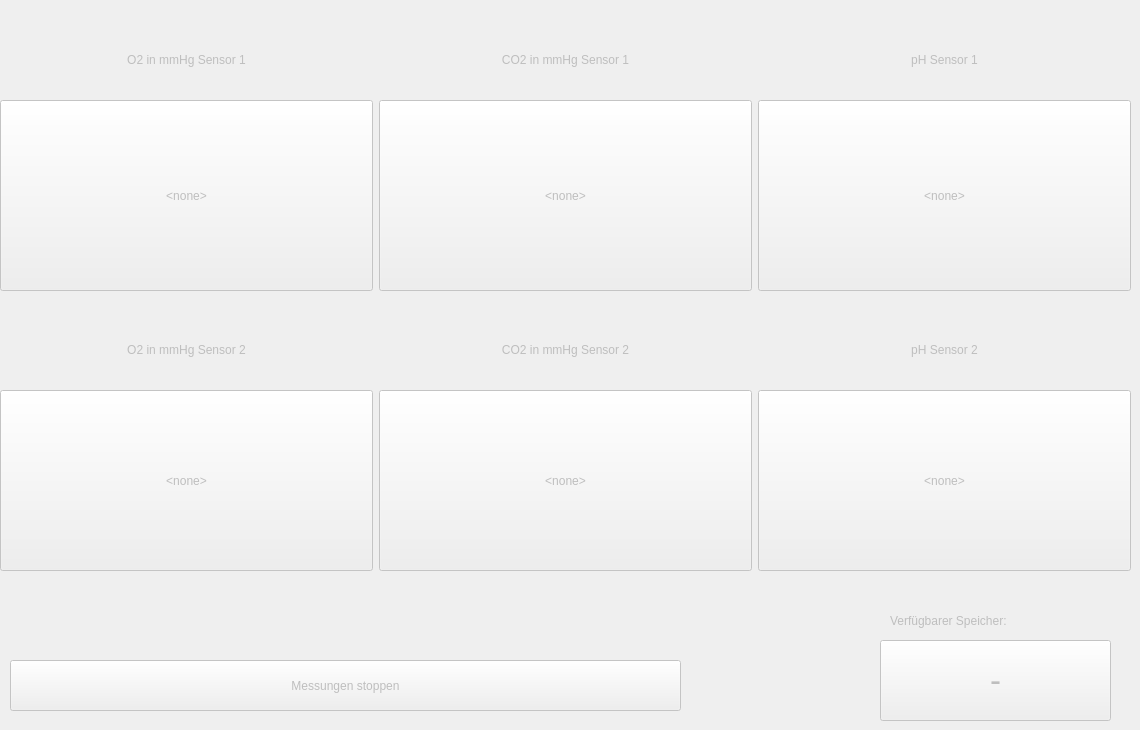
      <widget class="QWidget" name="general">
       <property name="enabled">
        <bool>false</bool>
       </property>
       <property name="minimumSize">
        <size>
         <width>0</width>
         <height>0</height>
        </size>
       </property>
       <property name="layoutDirection">
        <enum>Qt::LeftToRight</enum>
       </property>
       <property name="styleSheet">
        <string notr="true"/>
       </property>
       <attribute name="title">
        <string>Main</string>
       </attribute>
       <widget class="QPushButton" name="stopMeassurementButton">
        <property name="geometry">
         <rect>
          <x>10</x>
          <y>660</y>
          <width>671</width>
          <height>51</height>
         </rect>
        </property>
        <property name="text">
         <string>Messungen stoppen</string>
        </property>
       </widget>
       <widget class="QWidget" name="horizontalLayoutWidget">
        <property name="geometry">
         <rect>
          <x>0</x>
          <y>100</y>
          <width>1131</width>
          <height>191</height>
         </rect>
        </property>
        <layout class="QHBoxLayout" name="horizontalLayout">
         <item>
          <widget class="QPushButton" name="pCO2DisplayButton">
           <property name="sizePolicy">
            <sizepolicy hsizetype="Minimum" vsizetype="Preferred">
             <horstretch>0</horstretch>
             <verstretch>0</verstretch>
            </sizepolicy>
           </property>
           <property name="styleSheet">
            <string notr="true"/>
           </property>
           <property name="text">
            <string>&lt;none&gt;</string>
           </property>
          </widget>
         </item>
         <item>
          <widget class="QPushButton" name="pO2DisplayButton">
           <property name="sizePolicy">
            <sizepolicy hsizetype="Minimum" vsizetype="Preferred">
             <horstretch>0</horstretch>
             <verstretch>0</verstretch>
            </sizepolicy>
           </property>
           <property name="styleSheet">
            <string notr="true">.QWidget {
background-color : transparent
 }</string>
           </property>
           <property name="text">
            <string>&lt;none&gt;</string>
           </property>
          </widget>
         </item>
         <item>
          <widget class="QPushButton" name="pHDisplayButton">
           <property name="sizePolicy">
            <sizepolicy hsizetype="Minimum" vsizetype="Preferred">
             <horstretch>0</horstretch>
             <verstretch>0</verstretch>
            </sizepolicy>
           </property>
           <property name="styleSheet">
            <string notr="true"/>
           </property>
           <property name="text">
            <string>&lt;none&gt;</string>
           </property>
          </widget>
         </item>
        </layout>
       </widget>
       <widget class="QWidget" name="horizontalLayoutWidget_2">
        <property name="geometry">
         <rect>
          <x>0</x>
          <y>20</y>
          <width>1131</width>
          <height>80</height>
         </rect>
        </property>
        <layout class="QHBoxLayout" name="horizontalLayout_2">
         <item>
          <widget class="QLabel" name="label">
           <property name="text">
            <string>O2 in mmHg Sensor 1</string>
           </property>
           <property name="alignment">
            <set>Qt::AlignCenter</set>
           </property>
          </widget>
         </item>
         <item>
          <widget class="QLabel" name="label_2">
           <property name="text">
            <string>CO2 in mmHg Sensor 1</string>
           </property>
           <property name="alignment">
            <set>Qt::AlignCenter</set>
           </property>
          </widget>
         </item>
         <item>
          <widget class="QLabel" name="label_4">
           <property name="text">
            <string>pH Sensor 1</string>
           </property>
           <property name="alignment">
            <set>Qt::AlignCenter</set>
           </property>
          </widget>
         </item>
        </layout>
       </widget>
       <widget class="QWidget" name="horizontalLayoutWidget_3">
        <property name="geometry">
         <rect>
          <x>0</x>
          <y>310</y>
          <width>1131</width>
          <height>80</height>
         </rect>
        </property>
        <layout class="QHBoxLayout" name="horizontalLayout_3">
         <item>
          <widget class="QLabel" name="label_10">
           <property name="text">
            <string>O2 in mmHg Sensor 2</string>
           </property>
           <property name="alignment">
            <set>Qt::AlignCenter</set>
           </property>
          </widget>
         </item>
         <item>
          <widget class="QLabel" name="label_11">
           <property name="text">
            <string>CO2 in mmHg Sensor 2</string>
           </property>
           <property name="alignment">
            <set>Qt::AlignCenter</set>
           </property>
          </widget>
         </item>
         <item>
          <widget class="QLabel" name="label_12">
           <property name="text">
            <string>pH Sensor 2</string>
           </property>
           <property name="alignment">
            <set>Qt::AlignCenter</set>
           </property>
          </widget>
         </item>
        </layout>
       </widget>
       <widget class="QWidget" name="horizontalLayoutWidget_4">
        <property name="geometry">
         <rect>
          <x>0</x>
          <y>390</y>
          <width>1131</width>
          <height>181</height>
         </rect>
        </property>
        <layout class="QHBoxLayout" name="horizontalLayout_4">
         <item>
          <widget class="QPushButton" name="pHDisplayButton_2">
           <property name="sizePolicy">
            <sizepolicy hsizetype="Minimum" vsizetype="Preferred">
             <horstretch>0</horstretch>
             <verstretch>0</verstretch>
            </sizepolicy>
           </property>
           <property name="styleSheet">
            <string notr="true"/>
           </property>
           <property name="text">
            <string>&lt;none&gt;</string>
           </property>
          </widget>
         </item>
         <item>
          <widget class="QPushButton" name="pCO2DisplayButton_2">
           <property name="sizePolicy">
            <sizepolicy hsizetype="Minimum" vsizetype="Preferred">
             <horstretch>0</horstretch>
             <verstretch>0</verstretch>
            </sizepolicy>
           </property>
           <property name="styleSheet">
            <string notr="true"/>
           </property>
           <property name="text">
            <string>&lt;none&gt;</string>
           </property>
          </widget>
         </item>
         <item>
          <widget class="QPushButton" name="pO2DisplayButton_2">
           <property name="sizePolicy">
            <sizepolicy hsizetype="Minimum" vsizetype="Preferred">
             <horstretch>0</horstretch>
             <verstretch>0</verstretch>
            </sizepolicy>
           </property>
           <property name="styleSheet">
            <string notr="true"/>
           </property>
           <property name="text">
            <string>&lt;none&gt;</string>
           </property>
          </widget>
         </item>
        </layout>
       </widget>
       <widget class="QLabel" name="label_23">
        <property name="geometry">
         <rect>
          <x>890</x>
          <y>600</y>
          <width>201</width>
          <height>41</height>
         </rect>
        </property>
        <property name="text">
         <string>Verfügbarer Speicher:</string>
        </property>
       </widget>
       <widget class="QPushButton" name="memoryValueButton">
        <property name="geometry">
         <rect>
          <x>880</x>
          <y>640</y>
          <width>231</width>
          <height>81</height>
         </rect>
        </property>
        <property name="font">
         <font>
          <pointsize>25</pointsize>
         </font>
        </property>
        <property name="text">
         <string>-</string>
        </property>
       </widget>
      </widget>
